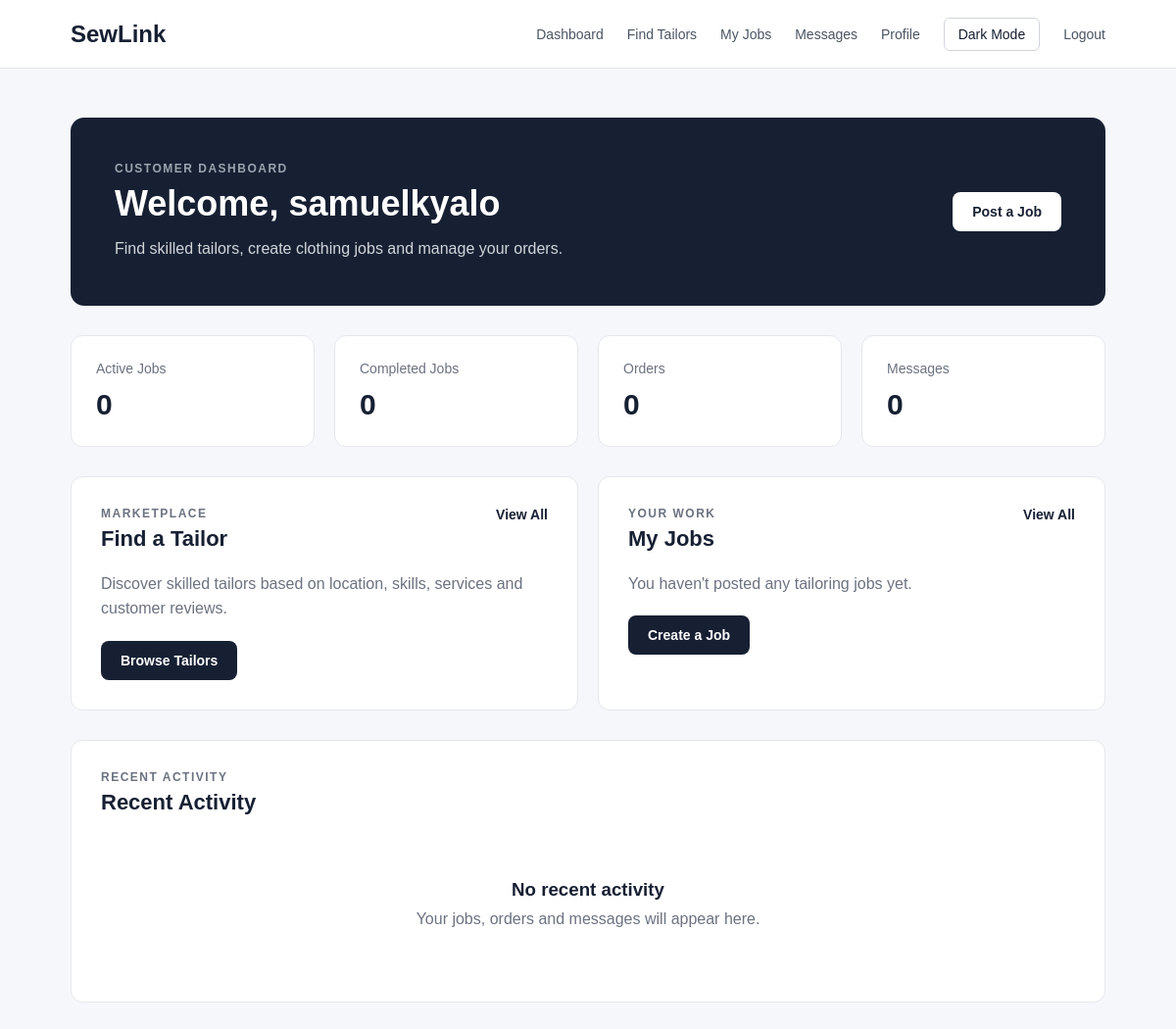
Page /customer/dashboard/ (signed in) on the earlier database version.
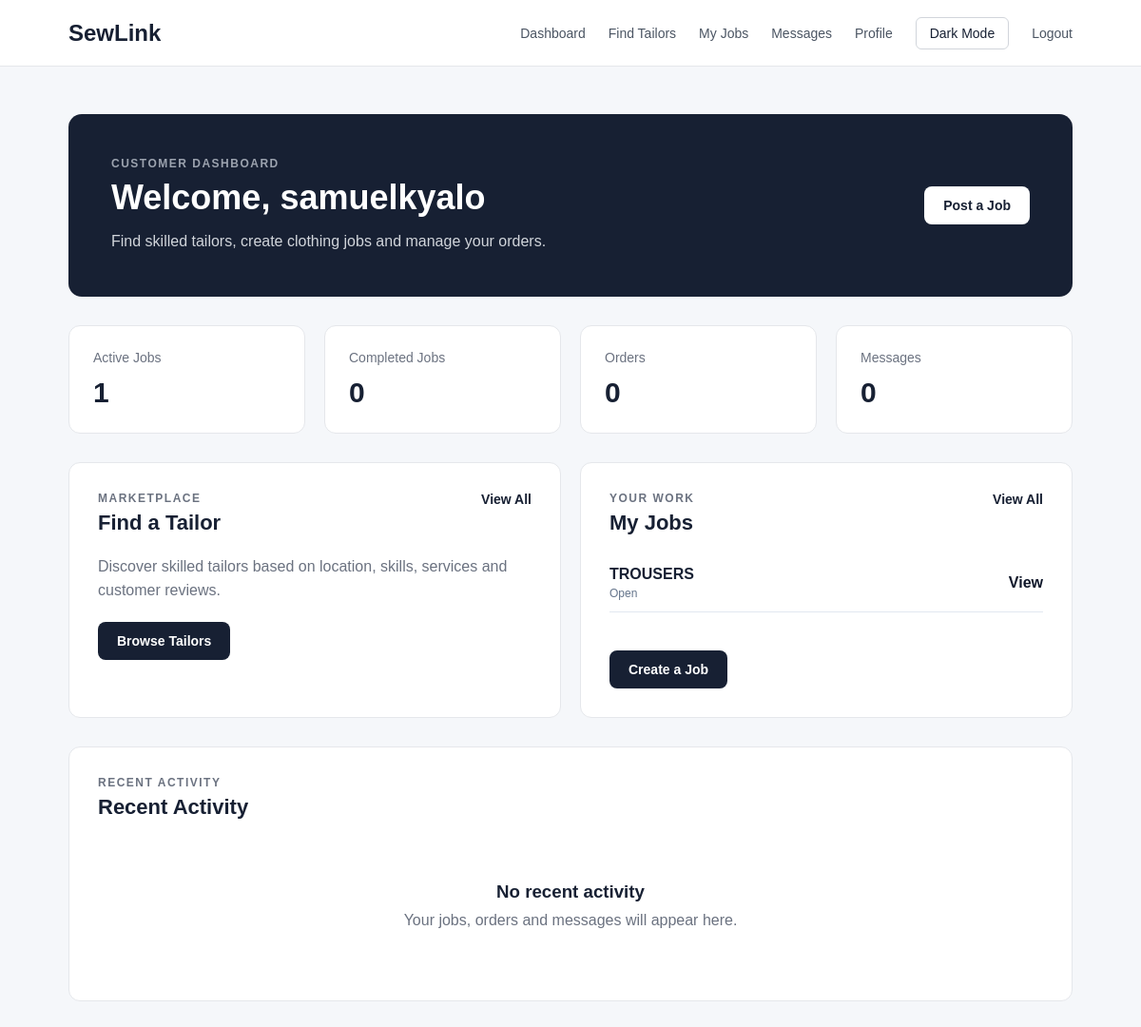
Same page on the later database version.
### JobApp/models.py (models this page shows, shortened)
class Job(models.Model):
    CATEGORY_CHOICES = [
        ('tailoring', 'Tailoring'),
        ('alteration', 'Clothing Alteration'),
        ('repair', 'Clothing Repair'),
        ('embroidery', 'Embroidery'),
        ('design', 'Clothing Design'),
        ('other', 'Other'),
    ]
    STATUS_CHOICES = [
        ('open', 'Open'),
        ('pending', 'Pending'),
        ('accepted', 'Accepted'),
        ('rejected', 'Rejected'),
        ('in_progress', 'In Progress'),
        ('completed', 'Completed'),
        ('cancelled', 'Cancelled'),
    ]
    customer = models.ForeignKey(
        CustomerProfile,
        on_delete=models.CASCADE,
        related_name='jobs'
    )
    tailor = models.ForeignKey(
        TailorProfile,
        on_delete=models.SET_NULL,
        null=True,
        blank=True,
        related_name='jobs'
    )
    service = models.ForeignKey(
        Service,
        on_delete=models.SET_NULL,
        null=True,
        blank=True,
        related_name='jobs'
    )
    title = models.CharField(max_length=200)
    description = models.TextField()
    category = models.CharField(
        max_length=30,
        choices=CATEGORY_CHOICES,
        default='tailoring'
    )
    budget = models.DecimalField(
        max_digits=10,
        decimal_places=2,
        null=True,
        blank=True
    )
    agreed_price = models.DecimalField(
        max_digits=10,
        decimal_places=2,
        null=True,
        blank=True
    )
    deadline = models.DateField(
        null=True,
        blank=True
    )
    requested_date = models.DateField(
        null=True,
        blank=True
    )
    location = models.CharField(
        max_length=150
    )
    reference_image = models.ImageField(
        upload_to='job_references/',
        blank=True,
        null=True
    )
    status = models.CharField(
        max_length=20,
        choices=STATUS_CHOICES,
        default='open'
    )
    created_at = models.DateTimeField(
        auto_now_add=True
    )
    updated_at = models.DateTimeField(
        auto_now=True
    )

### CustomerApp/views.py (the view)
# urls.py: path('dashboard/', views.dashboard, name='dashboard'),
@login_required
def dashboard(request):
    customer = get_object_or_404(CustomerProfile, user=request.user)
    jobs = Job.objects.filter(customer=customer)
    active_jobs = jobs.exclude(status__in=['completed', 'cancelled']).count()
    completed_jobs = jobs.filter(status='completed').count()
    recent_jobs = jobs.order_by('-created_at')[:5]
    return render(request, 'CustomerApp/customer_dashboard.html', {
        'customer': customer,
        'active_jobs': active_jobs,
        'completed_jobs': completed_jobs,
        'recent_jobs': recent_jobs,
    })

### CustomerApp/templates/CustomerApp/customer_dashboard.html (shortened to what this page needs)
{% load static %}
<!DOCTYPE html>
<html lang="en">
<head>
    <link rel="stylesheet" href="{% static 'css/customer_dashboard.css' %}">
</head>
<body>
    <header class="navbar">
        <div class="logo">SewLink</div>
        <nav>
            <a href="#">Dashboard</a>
            <a href="{% url 'CustomerApp:tailor_search' %}">Find Tailors</a>
            <a href="{% url 'JobApp:job_list' %}">My Jobs</a>
            <a href="#">Messages</a>
            <a href="{% url 'CustomerApp:profile' %}">Profile</a>
            <button id="theme-toggle" type="button">Dark Mode</button>
            <a href="{% url 'AuthenticationApp:logout' %}">Logout</a>
        </nav>
    </header>
    <main class="dashboard">
        <section class="welcome">
            <div>
                <p class="eyebrow">CUSTOMER DASHBOARD</p>
                <h1>Welcome, {{ request.user.username }}</h1>
                <p>Find skilled tailors, create clothing jobs and manage your orders.</p>
            </div>
            <a href="{% url 'JobApp:job_create' %}" class="primary-button">Post a Job</a>
        </section>
        <section class="stats">
            <div class="stat-card">
                <span>Active Jobs</span>
                <strong>{{ active_jobs }}</strong>
            </div>
            <div class="stat-card">
                <span>Completed Jobs</span>
                <strong>{{ completed_jobs }}</strong>
            </div>
            <div class="stat-card">
                <span>Orders</span>
                <strong>0</strong>
            </div>
            <div class="stat-card">
                <span>Messages</span>
                <strong>0</strong>
            </div>
        </section>
        <section class="content-grid">
            <div class="card">
                <div class="card-header">
                    <div>
                        <p class="eyebrow">MARKETPLACE</p>
                        <h2>Find a Tailor</h2>
                    </div>
                    <a href="{% url 'JobApp:job_list' %}">View All</a>
                </div>
                <p>Discover skilled tailors based on location, skills, services and customer reviews.</p>
                <a href="{% url 'CustomerApp:tailor_search' %}" class="secondary-button">Browse Tailors</a>
            </div>
            <div class="card">
                <div class="card-header">
                    <div>
                        <p class="eyebrow">YOUR WORK</p>
                        <h2>My Jobs</h2>
                    </div>
                    <a href="#">View All</a>
                </div>
                {% if recent_jobs %}
    <div class="recent-jobs">
        {% for job in recent_jobs %}
            <div class="recent-job">
                <div>
                    <strong>{{ job.title }}</strong>
                    <span>{{ job.get_status_display }}</span>
                </div>
                <a href="{% url 'JobApp:job_detail' job.pk %}">View</a>
            </div>
        {% endfor %}
    </div>
{% else %}
    <p>You haven't posted any tailoring jobs yet.</p>
{% endif %}
<a href="{% url 'JobApp:job_create' %}" class="secondary-button">Create a Job</a>
            </div>
        </section>
        <section class="card activity">
            <div class="card-header">
                <div>
                    <p class="eyebrow">RECENT ACTIVITY</p>
                    <h2>Recent Activity</h2>
                </div>
            </div>
            <div class="empty-state">
                <h3>No recent activity</h3>
                <p>Your jobs, orders and messages will appear here.</p>
            </div>
        </section>
    </main>
</body>
</html>

Differences in the rows shown:
added Job: title "TROUSERS", status "Open"
Other differences:
{{ active_jobs }}: "0" → "1"
text no longer shown: "You haven't posted any tailoring jobs yet."
